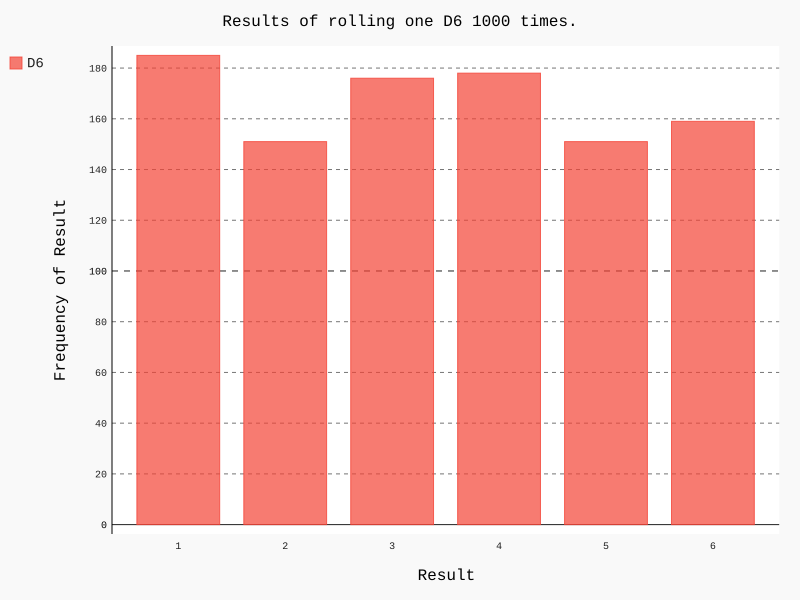

Write the Python code that produced this figure.
import pygal
from die import Die


# Create a D6
die = Die()

# Make some rolls, and store results in a list
results = []
for roll_num in range(1000):
    result = die.roll()
    results.append(result)

# Anylyze the results
frequencies = []
for value in range(1, die.num_sides+1):
    frequency = results.count(value)
    frequencies.append(frequency)

# Visualize the results
hist = pygal.Bar()

hist.title = "Results of rolling one D6 1000 times."
hist.x_labels = ['1','2','3','4','5','6']
hist.x_title = "Result"
hist.y_title = "Frequency of Result"


hist.add('D6', frequencies)
hist.render_to_file('die_visual.svg')
print(frequencies)
